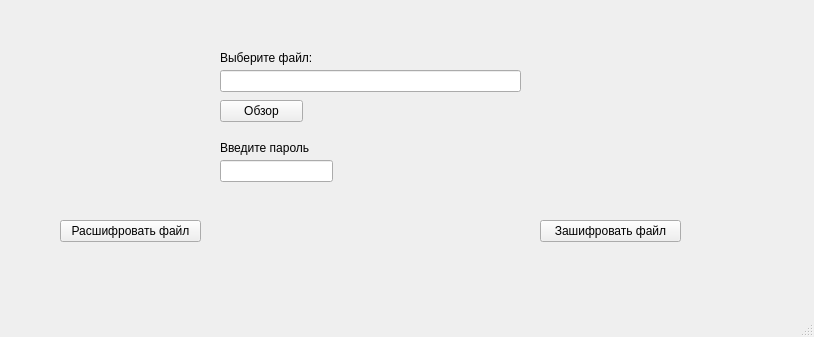
<?xml version="1.0" encoding="UTF-8"?>
<ui version="4.0">
 <class>EncryptWidget</class>
 <widget class="QMainWindow" name="EncryptWidget">
  <property name="geometry">
   <rect>
    <x>0</x>
    <y>0</y>
    <width>814</width>
    <height>337</height>
   </rect>
  </property>
  <property name="windowTitle">
   <string>EncryptWidget</string>
  </property>
  <property name="windowIcon">
   <iconset>
    <normalon>:/icons/openssl.png</normalon>
   </iconset>
  </property>
  <widget class="QWidget" name="centralwidget">
   <widget class="QPushButton" name="pushButton_dec_2">
    <property name="geometry">
     <rect>
      <x>60</x>
      <y>220</y>
      <width>141</width>
      <height>22</height>
     </rect>
    </property>
    <property name="text">
     <string>Расшифровать файл</string>
    </property>
   </widget>
   <widget class="QPushButton" name="pushButton_enc">
    <property name="geometry">
     <rect>
      <x>540</x>
      <y>220</y>
      <width>141</width>
      <height>22</height>
     </rect>
    </property>
    <property name="text">
     <string>Зашифровать файл</string>
    </property>
   </widget>
   <widget class="QLineEdit" name="lineEdit">
    <property name="geometry">
     <rect>
      <x>220</x>
      <y>70</y>
      <width>301</width>
      <height>22</height>
     </rect>
    </property>
   </widget>
   <widget class="QLabel" name="label">
    <property name="geometry">
     <rect>
      <x>220</x>
      <y>50</y>
      <width>121</width>
      <height>16</height>
     </rect>
    </property>
    <property name="text">
     <string>Выберите файл:</string>
    </property>
   </widget>
   <widget class="QPushButton" name="btnSelectFile">
    <property name="geometry">
     <rect>
      <x>220</x>
      <y>100</y>
      <width>83</width>
      <height>22</height>
     </rect>
    </property>
    <property name="text">
     <string>Обзор</string>
    </property>
   </widget>
   <widget class="QLabel" name="labelPassword">
    <property name="geometry">
     <rect>
      <x>220</x>
      <y>140</y>
      <width>111</width>
      <height>16</height>
     </rect>
    </property>
    <property name="text">
     <string>Введите пароль</string>
    </property>
   </widget>
   <widget class="QLineEdit" name="passwordEdit">
    <property name="geometry">
     <rect>
      <x>220</x>
      <y>160</y>
      <width>113</width>
      <height>22</height>
     </rect>
    </property>
   </widget>
  </widget>
  <widget class="QStatusBar" name="statusbar"/>
 </widget>
 <resources/>
 <connections/>
</ui>
